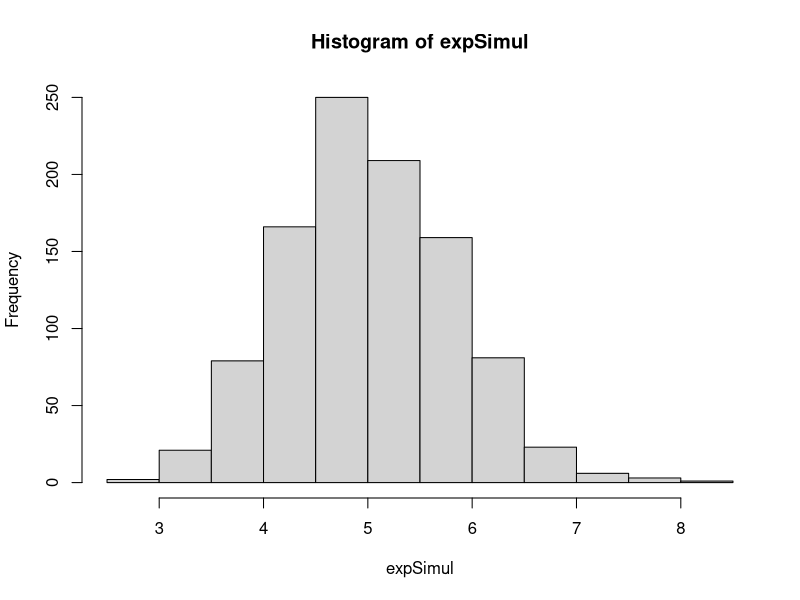
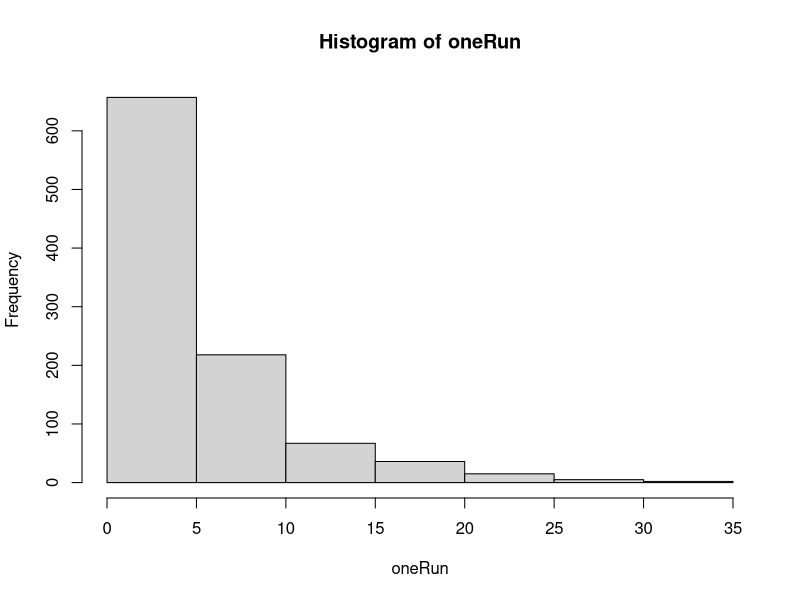

Reproduce these figures in R, in order.
## ---- chunk 1
set.seed(416)
expSimul <- NULL
lambda <- 0.2
n <- 40
for(i in 1:1000) expSimul  <-  c(expSimul,mean(rexp(n,lambda)))
## ---- chunk 2
1/lambda
## ---- chunk 3
mean(expSimul)
## ---- chunk 4
1/(((lambda)^2)*(n))
## ---- chunk 5
var(expSimul)
## ---- chunk 6
hist(expSimul)
## ---- chunk 7
oneRun <- rexp(1000,.2)
hist(oneRun)
